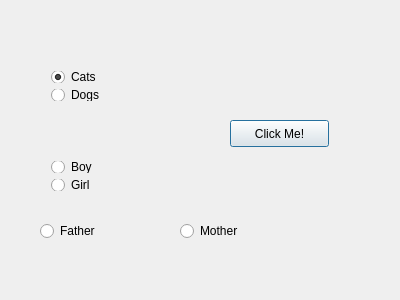
<?xml version="1.0" encoding="UTF-8"?>
<ui version="4.0">
 <class>Dialog</class>
 <widget class="QDialog" name="Dialog">
  <property name="geometry">
   <rect>
    <x>0</x>
    <y>0</y>
    <width>400</width>
    <height>300</height>
   </rect>
  </property>
  <property name="windowTitle">
   <string>Dialog</string>
  </property>
  <widget class="QRadioButton" name="radioButton5">
   <property name="geometry">
    <rect>
     <x>40</x>
     <y>220</y>
     <width>117</width>
     <height>22</height>
    </rect>
   </property>
   <property name="text">
    <string>Father</string>
   </property>
  </widget>
  <widget class="QRadioButton" name="radioButton6">
   <property name="geometry">
    <rect>
     <x>180</x>
     <y>220</y>
     <width>117</width>
     <height>22</height>
    </rect>
   </property>
   <property name="text">
    <string>Mother</string>
   </property>
  </widget>
  <widget class="QPushButton" name="pushButton">
   <property name="geometry">
    <rect>
     <x>230</x>
     <y>120</y>
     <width>99</width>
     <height>27</height>
    </rect>
   </property>
   <property name="text">
    <string>Click Me!</string>
   </property>
  </widget>
  <widget class="QWidget" name="">
   <property name="geometry">
    <rect>
     <x>40</x>
     <y>60</y>
     <width>119</width>
     <height>52</height>
    </rect>
   </property>
   <layout class="QVBoxLayout" name="verticalLayout">
    <item>
     <widget class="QRadioButton" name="radioButton1">
      <property name="text">
       <string>Cats</string>
      </property>
      <property name="checked">
       <bool>true</bool>
      </property>
     </widget>
    </item>
    <item>
     <widget class="QRadioButton" name="radioButton2">
      <property name="text">
       <string>Dogs</string>
      </property>
     </widget>
    </item>
   </layout>
  </widget>
  <widget class="QWidget" name="">
   <property name="geometry">
    <rect>
     <x>40</x>
     <y>150</y>
     <width>119</width>
     <height>52</height>
    </rect>
   </property>
   <layout class="QVBoxLayout" name="verticalLayout_2">
    <item>
     <widget class="QRadioButton" name="radioButton3">
      <property name="text">
       <string>Boy</string>
      </property>
     </widget>
    </item>
    <item>
     <widget class="QRadioButton" name="radioButton4">
      <property name="text">
       <string>Girl</string>
      </property>
     </widget>
    </item>
   </layout>
  </widget>
 </widget>
 <layoutdefault spacing="6" margin="11"/>
 <resources/>
 <connections/>
</ui>
